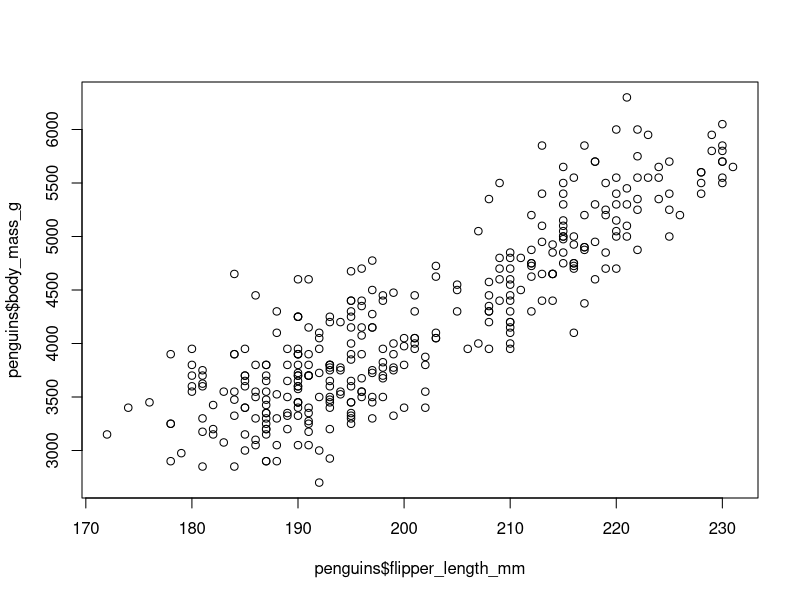
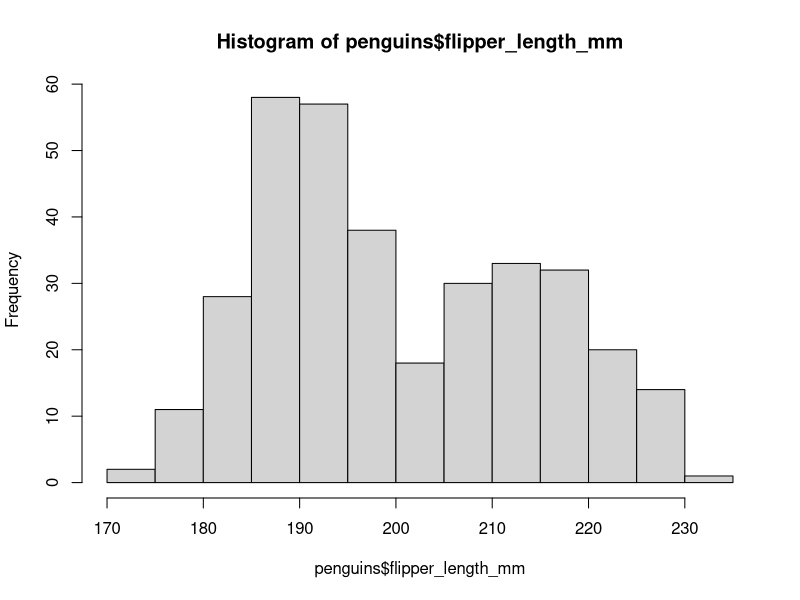
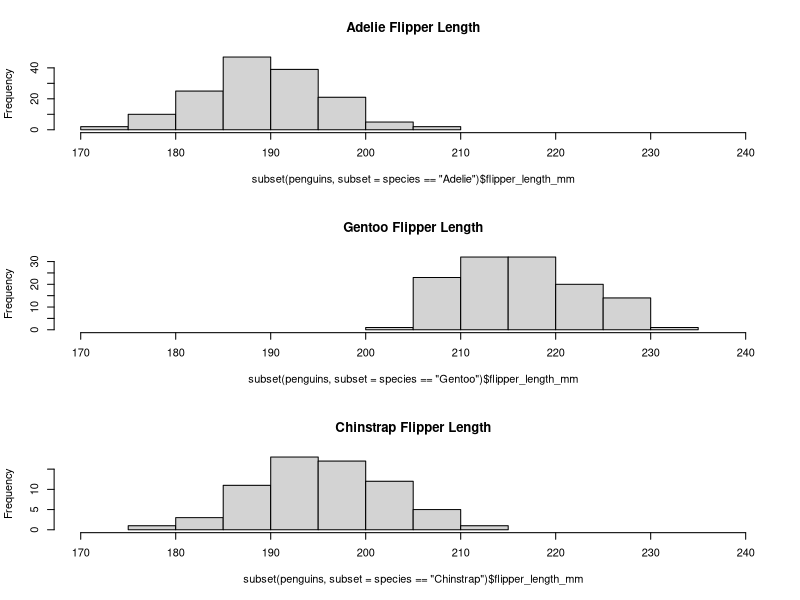
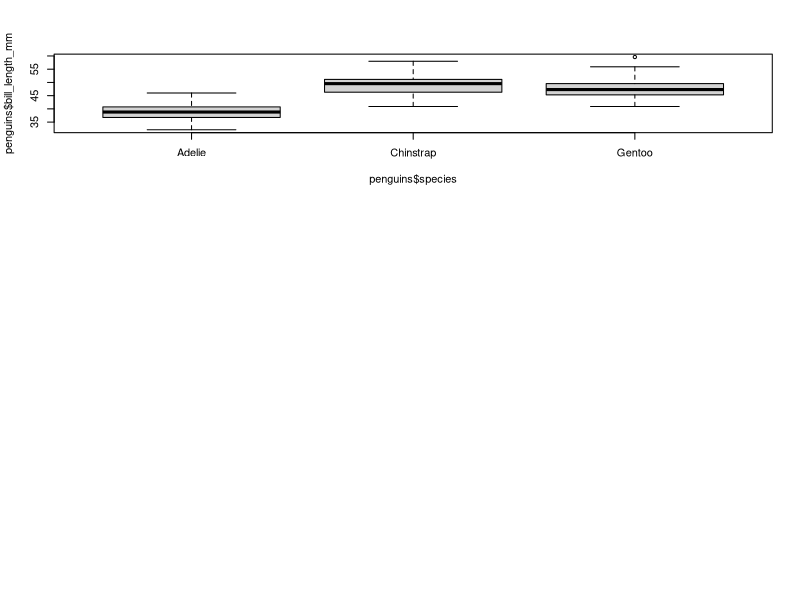
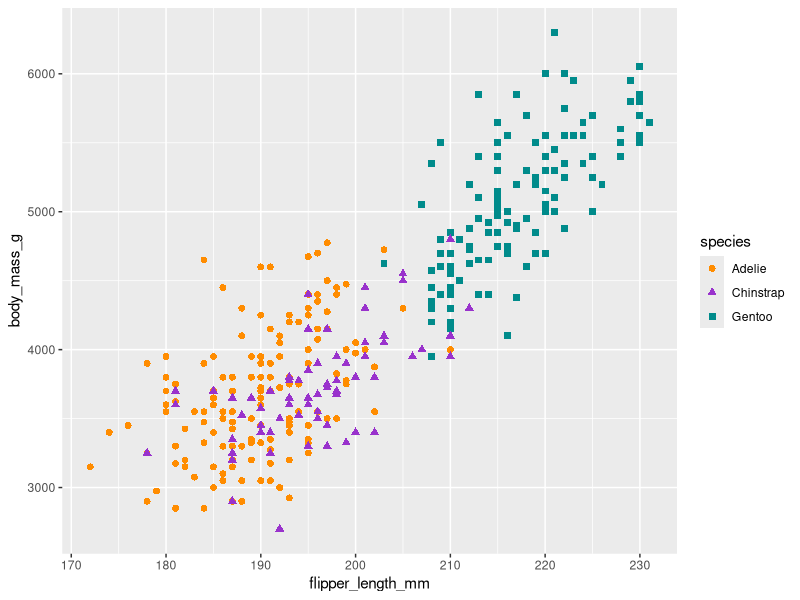
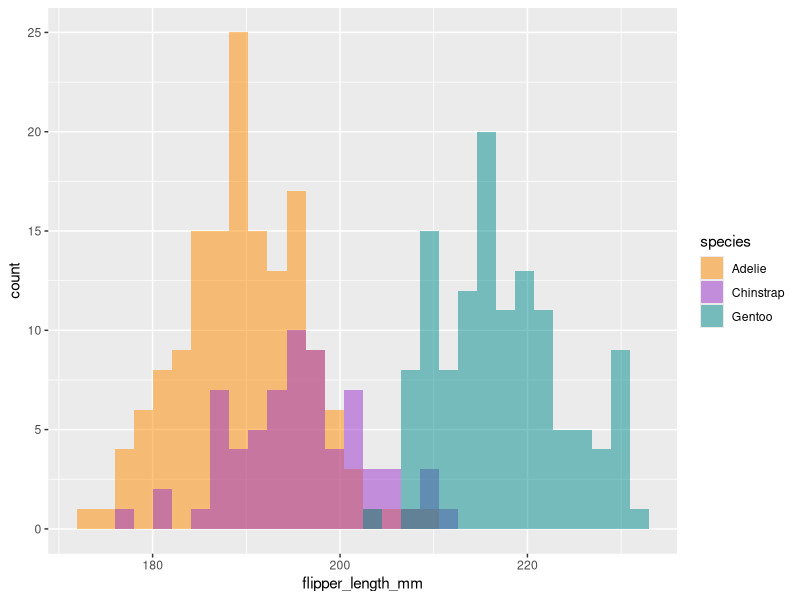
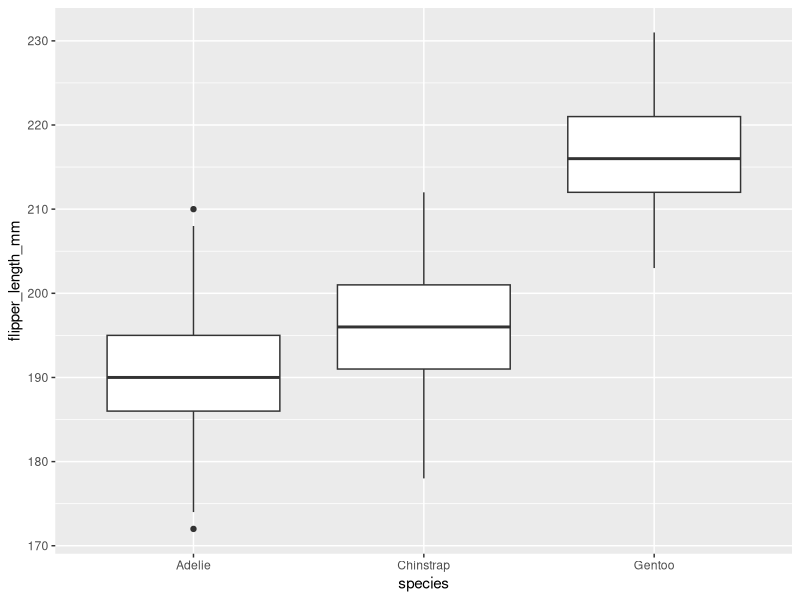

The R script that drew these images, in order:
## ---- chunk 1
library(palmerpenguins)
library(tidyverse)
## ---- chunk 2
citation("palmerpenguins")
## ---- chunk 3
penguins
## ---- chunk 4
class(penguins)
#So it's a table dataframe

#Get a summary
summary(penguins)

#inspect just one column
class(penguins$species)

#get the structure which tells us about the variables
str(penguins)

#look at the first 6 rows:
head(penguins)

colnames(penguins)

dim(penguins)

nrow(penguins)
ncol(penguins)

length(penguins)
length(penguins$species)
length(levels(penguins$species))
## ---- chunk 5
#remember: [rows , columns]
#select just the first 3 columns, but all rows
penguins[,1:3]
#select row 47 and columns 1,4
penguins[47,c(1,4)]

#subset(): select particular columns from the data, reorder columns, and select particular rows from the data
subset(penguins,select=c("species")) #select one column
subset(penguins,select=c("island","species")) #reorder columns
subset(penguins,subset=species=="Adelie") #just one species
subset(penguins,subset=species!="Adelie",select=c("species","island")) #all species not Adelie
subset(penguins,subset=bill_length_mm>40) #observations with bill lenght > 40 mm
## ---- chunk 6

is.na(penguins$bill_depth_mm) #logical vector of bill depths that are NA
penguins$bill_depth_mm[!(is.na(penguins$bill_depth_mm))] #! gives all of the non NA values
na.omit(penguins$bill_depth_mm) #changes it to an omit class, will tell you which indexes were omitted
penguins$bill_depth_mm[complete.cases(penguins$bill_depth_mm)] #another way of getting values that arent NA

## ---- chunk 7

mean(penguins$bill_depth_mm) #using the base mean function gets an error because NA's
mean(penguins$bill_depth_mm,na.rm=TRUE) #excludes NA

median(penguins$bill_depth_mm,na.rm=TRUE)

mysd<-sd(penguins$bill_depth_mm,na.rm=TRUE)

mysd/sqrt(length(penguins$bill_depth_mm)) #standard error

#not useful here but...
rowSums(penguins[3:5])
colSums(penguins[3:5],na.rm=TRUE)
## ---- chunk 8
class(penguins$species)
levels(penguins$species) #what are the values (levels) of the factor species

penguins$sex<-factor(penguins$sex,levels=c("male","female")) #will reorder the levels, but can't just use diffent words, have to stick to originial level names
# renaming factors ####
levels(penguins$sex)
levels(penguins$sex)[1]<-"m"
levels(penguins$sex)[2]<-"f"

#using table 
table(penguins$species,penguins$island)
table(penguins$species,penguins$sex)
## ---- chunk 9
#get mean of bill length by species
aggregate(bill_length_mm~species,FUN=mean,data=penguins)
#now by species and island combo
aggregate(bill_length_mm~species+island,FUN=mean,data=penguins)
## ---- chunk 10
#scatterplot - numeric & numeric
plot(penguins$flipper_length_mm,penguins$body_mass_g)
## ---- chunk 11
#histogram - distribution of one numeric catergory
hist(penguins$flipper_length_mm)
range(penguins$flipper_length_mm,na.rm=TRUE) #range will tell you max and min

# now, 3 panels, one for each species
par(mfrow=c(3,1))
hist(subset(penguins,subset=species=="Adelie")$flipper_length_mm,main="Adelie Flipper Length",xlim=c(170,240))
hist(subset(penguins,subset=species=="Gentoo")$flipper_length_mm,main="Gentoo Flipper Length",xlim=c(170,240))
hist(subset(penguins,subset=species=="Chinstrap")$flipper_length_mm,main="Chinstrap Flipper Length",xlim=c(170,240))
## ---- chunk 12
#boxplot: visualize more info about categorical and numeric data
plot(penguins$bill_length_mm~penguins$species)
## ---- chunk 13
glimpse(penguins)
## ---- chunk 14
# Piping ####
penguins %>%
  select(where(is.factor)) %>%
  glimpse()

#count penguins by species and island ... similiar to table function
penguins %>%
  count(species, island, .drop = FALSE)

# Count penguins for each species / sex
penguins %>%
  count(species, sex, .drop = FALSE)

penguins %>%
  select(body_mass_g, ends_with("_mm")) %>%
  glimpse()

#will filter to select rows with weight less than 3000 and choose to keep only 3 columns
penguins_w<- penguins %>%
  filter(body_mass_g < 3000) %>% 
  select(species, sex, body_mass_g)

#challenge, subset data to include individuals before 1995, retain columns year, sex, weight
penguins09<- penguins %>%
  filter(year == 2009) %>% 
  select(year, sex, species)

# add columns with mutate() ####
penguins2<-penguins %>%
  mutate(body_mass_kg=body_mass_g/1000) %>%
  head

penguins %>%
  filter(!is.na(body_mass_g)) %>%
  mutate(body_mass_kg=body_mass_g/1000) %>%
  head

#summarizing with split-apply-combine
penguins%>%
  group_by(sex) %>%
  summarize(mean_body_mass_g = mean(body_mass_g, na.rm = TRUE))

## ---- chunk 15
# Scatterplot example 1: penguin flipper length versus body mass
ggplot(data = penguins, aes(x = flipper_length_mm, y = body_mass_g)) +
  geom_point(aes(color = species,shape = species),size = 2) +
  scale_color_manual(values = c("darkorange","darkorchid","cyan4"))
## ---- chunk 16
# Histogram example: flipper length by species
ggplot(data = penguins, aes(x = flipper_length_mm)) +
  geom_histogram(aes(fill = species), alpha = 0.5, position = "identity") +
  scale_fill_manual(values = c("darkorange","darkorchid","cyan4"))
## ---- chunk 17
ggplot(penguins,aes(x=species,y=flipper_length_mm))+
  geom_boxplot()
